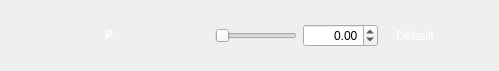
<?xml version="1.0" encoding="UTF-8"?>
<ui version="4.0">
 <class>PIDSingleLineWidget</class>
 <widget class="QWidget" name="PIDSingleLineWidget">
  <property name="geometry">
   <rect>
    <x>0</x>
    <y>0</y>
    <width>499</width>
    <height>71</height>
   </rect>
  </property>
  <property name="windowTitle">
   <string>Update Parameter</string>
  </property>
  <layout class="QGridLayout" name="gridLayout">
   <property name="margin">
    <number>0</number>
   </property>
   <item row="0" column="0">
    <widget class="QWidget" name="gridWidget" native="true">
     <layout class="QGridLayout" name="pid_layout">
      <item row="0" column="0">
       <widget class="QLabel" name="title_label">
        <property name="minimumSize">
         <size>
          <width>200</width>
          <height>25</height>
         </size>
        </property>
        <property name="maximumSize">
         <size>
          <width>200</width>
          <height>25</height>
         </size>
        </property>
        <property name="styleSheet">
         <string notr="true">color: rgb(255, 255, 255);</string>
        </property>
        <property name="midLineWidth">
         <number>0</number>
        </property>
        <property name="text">
         <string>&lt;html&gt;&lt;head/&gt;&lt;body&gt;&lt;p align=&quot;center&quot;&gt;&lt;span style=&quot; font-weight:600;&quot;&gt;P&lt;/span&gt;&lt;/p&gt;&lt;/body&gt;&lt;/html&gt;</string>
        </property>
        <property name="alignment">
         <set>Qt::AlignRight|Qt::AlignTrailing|Qt::AlignVCenter</set>
        </property>
       </widget>
      </item>
      <item row="0" column="1">
       <widget class="QSlider" name="slider">
        <property name="minimumSize">
         <size>
          <width>0</width>
          <height>25</height>
         </size>
        </property>
        <property name="maximumSize">
         <size>
          <width>16777215</width>
          <height>25</height>
         </size>
        </property>
        <property name="orientation">
         <enum>Qt::Horizontal</enum>
        </property>
        <property name="tickInterval">
         <number>5</number>
        </property>
       </widget>
      </item>
      <item row="0" column="3">
       <widget class="QLabel" name="default_label">
        <property name="minimumSize">
         <size>
          <width>50</width>
          <height>25</height>
         </size>
        </property>
        <property name="maximumSize">
         <size>
          <width>16777215</width>
          <height>25</height>
         </size>
        </property>
        <property name="styleSheet">
         <string notr="true">color: rgb(255, 255, 255);</string>
        </property>
        <property name="text">
         <string>Default</string>
        </property>
        <property name="alignment">
         <set>Qt::AlignRight|Qt::AlignTrailing|Qt::AlignVCenter</set>
        </property>
       </widget>
      </item>
      <item row="0" column="2">
       <widget class="QDoubleSpinBox" name="edit_box">
        <property name="minimumSize">
         <size>
          <width>0</width>
          <height>0</height>
         </size>
        </property>
        <property name="styleSheet">
         <string notr="true"/>
        </property>
        <property name="alignment">
         <set>Qt::AlignRight|Qt::AlignTrailing|Qt::AlignVCenter</set>
        </property>
        <property name="minimum">
         <double>-9999.000000000000000</double>
        </property>
        <property name="maximum">
         <double>9999.000000000000000</double>
        </property>
        <property name="value">
         <double>0.000000000000000</double>
        </property>
       </widget>
      </item>
      <item row="0" column="4">
       <widget class="QLabel" name="sync_feedback_label">
        <property name="minimumSize">
         <size>
          <width>50</width>
          <height>0</height>
         </size>
        </property>
        <property name="text">
         <string/>
        </property>
       </widget>
      </item>
     </layout>
    </widget>
   </item>
  </layout>
 </widget>
 <resources/>
 <connections/>
</ui>
